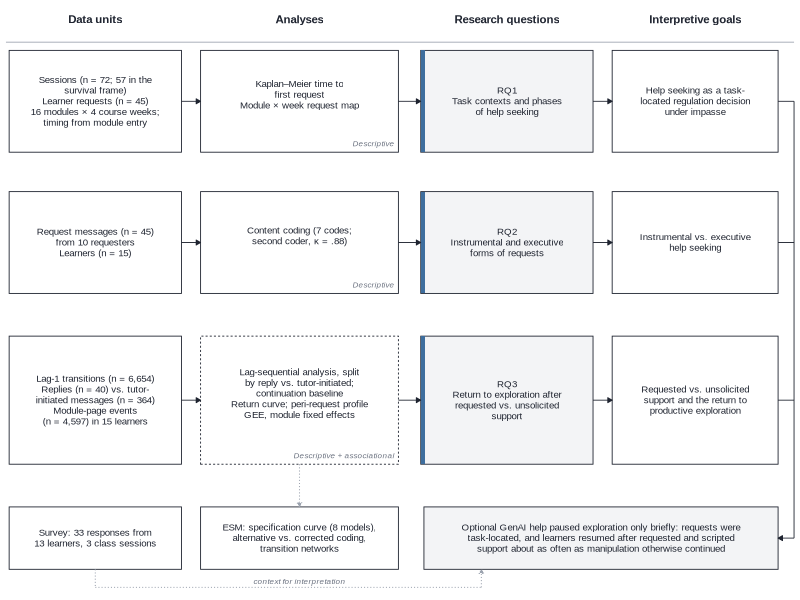
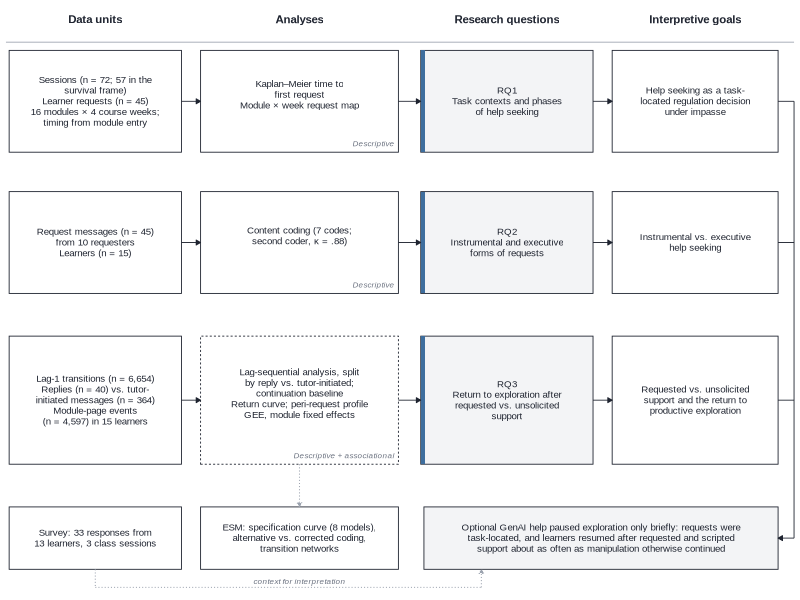
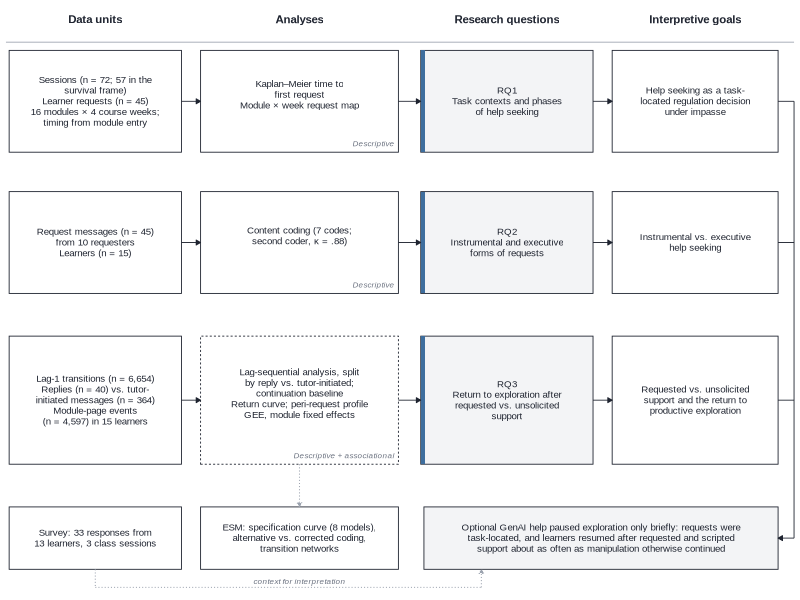

These charts were generated, in order, by the following R code:
# Analytic framework: data units -> analyses -> RQ -> interpretive goal (consent-16 n values). Vector, 174 mm.
suppressPackageStartupMessages({library(ggplot2); library(dplyr); library(tibble)})
# Figure 3 (Method, Data Analysis). Hand-specified diagram: the n values in the boxes are typed text, not read from
# results; check_numbers.py does not cover them. Output folder from TKL_FIGOUT (repro/run_all.py), default figures/out.
out <- Sys.getenv("TKL_FIGOUT", "out"); dir.create(out, showWarnings = FALSE, recursive = TRUE)
ink <- "#1F2430"; mid <- "#6B7280"; rule <- "#9CA3AF"; fill0 <- "#F3F4F6"; accent <- "#3E6E9E"; fam <- "Arial"
# columns (x centres) and widths
cx <- c(units = 1.55, an = 4.75, rq = 8.0, goal = 10.95); w <- c(units = 2.7, an = 3.1, rq = 2.7, goal = 2.6)
ly <- c(RQ1 = 6.1, RQ2 = 3.95, RQ3 = 1.55); h <- c(RQ1 = 1.55, RQ2 = 1.55, RQ3 = 1.95)
box <- function(col, lane, label, lty = "solid", fill = "white", bold = FALSE, tag = NA, hh = h[[lane]], yy = ly[[lane]]) {
  tibble(x = cx[[col]], y = yy, w = w[[col]], h = hh, label = label, lty = lty, fill = fill, bold = bold, tag = tag)
}
B <- bind_rows(
  box("units", "RQ1", "Sessions (n = 72; 57 in the\nsurvival frame)\nLearner requests (n = 45)\n16 modules \u00d7 4 course weeks;\ntiming from module entry"),
  box("units", "RQ2", "Request messages (n = 45)\nfrom 10 requesters\nLearners (n = 15)"),
  box("units", "RQ3", "Lag-1 transitions (n = 6,654)\nReplies (n = 40) vs. tutor-\ninitiated messages (n = 364)\nModule-page events\n(n = 4,597) in 15 learners"),
  box("an", "RQ1", "Kaplan\u2013Meier time to\nfirst request\nModule \u00d7 week request map", tag = "Descriptive"),
  box("an", "RQ2", "Content coding (7 codes;\nsecond coder, \u03ba = .88)", tag = "Descriptive"),
  box("an", "RQ3", "Lag-sequential analysis, split\nby reply vs. tutor-initiated;\ncontinuation baseline\nReturn curve; peri-request profile\nGEE, module fixed effects", lty = "22", tag = "Descriptive + associational"),
  box("rq", "RQ1", "RQ1\nTask contexts and phases\nof help seeking", fill = fill0, bold = TRUE),
  box("rq", "RQ2", "RQ2\nInstrumental and executive\nforms of requests", fill = fill0, bold = TRUE),
  box("rq", "RQ3", "RQ3\nReturn to exploration after\nrequested vs. unsolicited\nsupport", fill = fill0, bold = TRUE),
  box("goal", "RQ1", "Help seeking as a task-\nlocated regulation decision\nunder impasse"),
  box("goal", "RQ2", "Instrumental vs. executive\nhelp seeking"),
  box("goal", "RQ3", "Requested vs. unsolicited\nsupport and the return to\nproductive exploration")
)
# context unit (survey) and ESM branch, converging box
ctx <- tibble(x = cx[["units"]], y = -0.55, w = w[["units"]], h = 0.95, label = "Survey: 33 responses from\n13 learners, 3 class sessions", lty = "solid", fill = "white", bold = FALSE, tag = NA)
esm <- tibble(x = cx[["an"]], y = -0.55, w = w[["an"]], h = 0.95, label = "ESM: specification curve (8 models),\nalternative vs. corrected coding,\ntransition networks", lty = "solid", fill = "white", bold = FALSE, tag = NA)
conv <- tibble(x = 9.475, y = -0.55, w = 5.55, h = 0.95, label = "Optional GenAI help paused exploration only briefly: requests were\ntask-located, and learners resumed after requested and scripted\nsupport about as often as manipulation otherwise continued", lty = "solid", fill = fill0, bold = TRUE, tag = NA)
AllB <- bind_rows(B, ctx, esm, conv)
edge <- function(x1, y1, x2, y2, lt = "solid", col = ink) tibble(x = x1, y = y1, xend = x2, yend = y2, lt = lt, col = col)
E <- bind_rows(lapply(names(ly), function(l) bind_rows(
  edge(cx[["units"]] + w[["units"]] / 2, ly[[l]], cx[["an"]] - w[["an"]] / 2, ly[[l]]),
  edge(cx[["an"]] + w[["an"]] / 2, ly[[l]], cx[["rq"]] - w[["rq"]] / 2, ly[[l]]),
  edge(cx[["rq"]] + w[["rq"]] / 2, ly[[l]], cx[["goal"]] - w[["goal"]] / 2, ly[[l]]))))
# goals converge (orthogonal: down a spine at the right of goal column, then into contribution box)
spine_x <- cx[["goal"]] + w[["goal"]] / 2 + 0.25
S <- bind_rows(lapply(names(ly), function(l) tibble(x = cx[["goal"]] + w[["goal"]] / 2, y = ly[[l]], xend = spine_x, yend = ly[[l]])),
               tibble(x = spine_x, y = ly[["RQ1"]], xend = spine_x, yend = -0.55))
S_arrow <- tibble(x = spine_x, y = -0.55, xend = 9.475 + 5.55 / 2, yend = -0.55)
# ESM branch (light, dotted) from RQ3 analyses; survey context to contribution (light)
br <- edge(cx[["an"]], ly[["RQ3"]] - h[["RQ3"]] / 2, cx[["an"]], -0.55 + 0.475, "12", rule)
ctxl <- tibble(x = c(cx[["units"]], cx[["units"]]), y = c(-1.025, -1.3), xend = c(cx[["units"]], 7.6), yend = c(-1.3, -1.3))
ctxa <- tibble(x = 7.6, y = -1.3, xend = 7.6, yend = -1.025)
br2 <- tibble(x = cx[["units"]] + w[["units"]] / 2, y = -0.75, xend = 9.475 - 5.55 / 2, yend = -0.75)
hdr <- tibble(x = cx, y = 7.35, label = c("Data units", "Analyses", "Research questions", "Interpretive goals"))
p <- ggplot() +
  geom_rect(data = AllB, aes(xmin = x - w / 2, xmax = x + w / 2, ymin = y - h / 2, ymax = y + h / 2, linetype = lty, fill = fill),
            colour = ink, linewidth = 0.3) +
  geom_rect(data = filter(AllB, grepl("^RQ", label)), aes(xmin = x - w / 2, xmax = x - w / 2 + 0.06, ymin = y - h / 2, ymax = y + h / 2),
            fill = accent, colour = NA) +
  geom_text(data = AllB, aes(x = x, y = y + ifelse(is.na(tag), 0, 0.1), label = label), family = fam, size = 2.45, colour = ink, lineheight = 0.92) +
  geom_text(data = filter(AllB, !is.na(tag)), aes(x = x + w / 2 - 0.06, y = y - h / 2 + 0.13, label = tag), family = fam,
            size = 2.05, colour = mid, hjust = 1, fontface = "italic") +
  geom_segment(data = E, aes(x, y, xend = xend, yend = yend), colour = ink, linewidth = 0.3,
               arrow = arrow(length = unit(1.3, "mm"), type = "closed")) +
  geom_segment(data = S, aes(x, y, xend = xend, yend = yend), colour = ink, linewidth = 0.3) +
  geom_segment(data = S_arrow, aes(x, y, xend = xend, yend = yend), colour = ink, linewidth = 0.3,
               arrow = arrow(length = unit(1.3, "mm"), type = "closed")) +
  geom_segment(data = br, aes(x, y, xend = xend, yend = yend), colour = rule, linewidth = 0.35, linetype = "12",
               arrow = arrow(length = unit(1.2, "mm"), type = "closed")) +
  geom_text(data = hdr, aes(x, y, label = label), family = fam, size = 2.9, fontface = "bold", colour = ink) +
  annotate("segment", x = 0.15, xend = 12.5, y = 7.0, yend = 7.0, colour = rule, linewidth = 0.3) +
  geom_segment(data = ctxl, aes(x, y, xend = xend, yend = yend), colour = rule, linewidth = 0.35, linetype = "12") +
  geom_segment(data = ctxa, aes(x, y, xend = xend, yend = yend), colour = rule, linewidth = 0.35, linetype = "12",
               arrow = arrow(length = unit(1.2, "mm"), type = "closed")) +
  annotate("text", x = 4.75, y = -1.21, label = "context for interpretation", family = fam, size = 2.05, colour = mid, fontface = "italic") +
  scale_linetype_identity() + scale_fill_identity() +
  coord_cartesian(xlim = c(0.1, 12.55), ylim = c(-1.45, 7.6), expand = FALSE) + theme_void() +
  theme(plot.background = element_rect(fill = "white", colour = NA), plot.margin = margin(2, 2, 2, 2))
for (ext in c("pdf", "png", "tiff")) {
  f <- file.path(out, paste0("Figure3_analytic_framework.", ext))
  if (ext == "pdf") ggsave(f, p, width = 174, height = 122, units = "mm", device = cairo_pdf)
  if (ext == "png") ggsave(f, p, width = 174, height = 122, units = "mm", dpi = 600, device = ragg::agg_png, bg = "white")
  if (ext == "tiff") ggsave(f, p, width = 174, height = 122, units = "mm", dpi = 600, device = ragg::agg_tiff, compression = "lzw")
}
cat("done\n")
